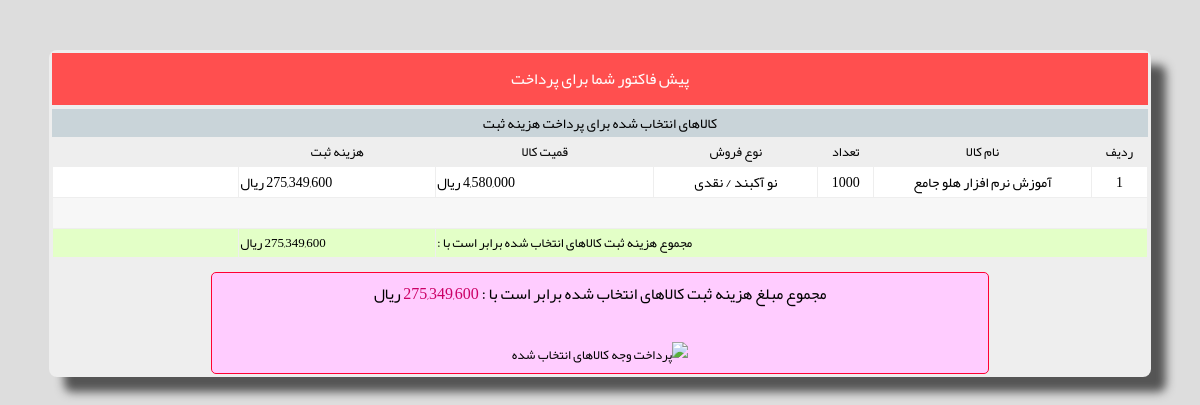
The app's page /admin_pay_bach_price_step2.php (signed in) with its own data.
### tables this page shows
CREATE TABLE `tbl_item_info` (
  `auto_id` int(11) NOT NULL AUTO_INCREMENT,
  `f1` int(11) NOT NULL DEFAULT '0',
  `f2` int(11) NOT NULL DEFAULT '0',
  `f3` varchar(500) NOT NULL DEFAULT '',
  `f4` int(11) NOT NULL DEFAULT '0',
  `f5` varchar(50) NOT NULL DEFAULT '',
  `f6` varchar(50) NOT NULL DEFAULT '',
  `f7` varchar(100) NOT NULL DEFAULT '',
  `f8` int(11) NOT NULL DEFAULT '0',
  `f9` smallint(6) NOT NULL DEFAULT '0',
  `f10` text,
  `f11` varchar(255) DEFAULT NULL,
  `f12` text,
  `f13` varchar(255) DEFAULT NULL,
  `f14` text,
  `f15` varchar(1) NOT NULL DEFAULT '1',
  `f16` bigint(20) NOT NULL DEFAULT '0',
  `f17` int(11) NOT NULL DEFAULT '1',
  `f18` int(11) NOT NULL DEFAULT '1',
  `f19` varchar(10) DEFAULT NULL,
  `f20` int(11) DEFAULT '0',
  `f21` int(11) NOT NULL DEFAULT '1',
  `f22` int(11) NOT NULL DEFAULT '0',
  `f23` varchar(1) NOT NULL DEFAULT '0',
  `f24` text,
  `f25` varchar(100) DEFAULT '',
  `f26` int(11) NOT NULL DEFAULT '0',
  `f27` varchar(20) DEFAULT '0,0',
  `f28` varchar(20) DEFAULT '0,0',
  `f29` varchar(20) DEFAULT '0,0',
  `f30` varchar(20) DEFAULT '0,0',
  `f31` varchar(20) DEFAULT '0,0',
  PRIMARY KEY (`auto_id`)
);

CREATE TABLE `tbl_item_reg_d_factor_t` (
  `auto_id` int(11) NOT NULL AUTO_INCREMENT,
  `f1` int(11) NOT NULL DEFAULT '0',
  `f2` int(11) NOT NULL DEFAULT '0',
  `f3` int(11) NOT NULL DEFAULT '0',
  `f4` smallint(6) NOT NULL DEFAULT '0',
  `f5` int(11) NOT NULL DEFAULT '1',
  `f6` varchar(1) NOT NULL DEFAULT '1',
  `f7` varchar(1) NOT NULL DEFAULT '1',
  PRIMARY KEY (`auto_id`)
);

### connect.php (called while the page is built, shortened)
<?php ob_start(); session_start();
 function pool($price)
{
	$p_len=strlen($price);
	if ($p_len>3)
	{
		$cur_pos=$p_len;
		$new_price="";
		while($cur_pos-3>0)
		{
			$new_price=substr($price,$cur_pos-3,3).",".$new_price;
			$cur_pos-=3;
		}
		$new_price=substr($price,0,$cur_pos).",".$new_price;
		$new_price=substr($new_price,0,strlen($new_price)-1);
		return $new_price;
	}
	return $price;
}
?>

### admin_pay_bach_price_step2.php (the view, shortened to what this page needs)
<?php include "header_admin_page.php";
$form_title="پیش فاکتور شما برای پرداخت";
?>
<body>
<p>&nbsp;</p>
<div align="center">
<div class="main_form">
<form method="POST" action="admin_user_reg_item_step4.php" name="frm1" id="frm1">
	<table class="tbl_1_border" dir="rtl">
						<tr>
						<td align="center" width="100%"  colspan="4"><div class="cell_header"><?php print $form_title?></div></td>
				</tr>
<tr>
<td align=center width=100%>
<table border="0" width="100%" id="tbl_factor" cellpadding=1px cellspacing=1px>
									<caption>کالاهای انتخاب شده برای پرداخت هزینه ثبت</caption>
										<tr>
											<th align="center" width="5%">ردیف</th>
											<th align="right" width="20%">نام
											کالا</th>
											<th align="right" width="5%">تعداد </th>
											<th align="right" width="15%">
											نوع فروش</th>
											<th align="right" width="20%">قمیت
											کالا</th>
											<th align="right" width="18%">هزینه
											ثبت</th>
											<th align="center" width="17%">&nbsp;</th>
										</tr>
<?php
$str_sql="SELECT
  `tbl_item_reg_d_factor_t`.`f2`, `tbl_item_reg_d_factor_t`.`f3`,
  `tbl_item_reg_d_factor_t`.`f4`, `tbl_item_reg_d_factor_t`.`f5`,
  `tbl_item_reg_d_factor_t`.`f6`, `tbl_item_reg_d_factor_t`.`f7`,
  `tbl_item_info`.`f3` as item_name
FROM
  `tbl_item_info` RIGHT JOIN
  `tbl_item_reg_d_factor_t` ON `tbl_item_reg_d_factor_t`.`f2` =
    `tbl_item_info`.`auto_id` where `tbl_item_reg_d_factor_t`.`f1`='$_SESSION[s_user_id]' order by `tbl_item_reg_d_factor_t`.`auto_id`  ";
$re2 = mysql_query($str_sql);
		$sum_fact=0;
		$i=1;
		while($row2= mysql_fetch_array($re2))
		{
			$sum_fact=$sum_fact+$row2["f5"];
		if($row2[f6]==1)
			$item_type="نو آکبند";
		if($row2[f7]==1)
			$item_sell_type="نقدی";else $item_sell_type="مزایده";
		?>
										<tr>
											<td align="center" width="5%"><?php print $i++?></td>
											<td align="center" width="20%"><?php print $row2["item_name"]?></td>
											<td align="center" width="5%"><?php print $row2["f4"]?></td>
											<td align="center" width="15%"><?php print $item_type." / ".$item_sell_type?></td>
											<td align="left" width="20%"><?php print  pool($row2["f3"])?> 	ریال</td>
											<td align="left" width="18%"><?php print pool($row2["f5"])?> ریال</td>
											<td align="center" width="17%">
											</td>
										</tr>
<?php } ?>
										<tr >
											<td align="left" width="100%" colspan="7" >&nbsp;
											</td>
										</tr>
										<tr >
											<td align="left" width="65%" colspan="5" class="sum_fact">
											مجموع هزینه ثبت کالاهای انتخاب شده برابر است با :</td>
											<td align="center" width="15%" class="sum_fact"><?php print pool($sum_fact)?> ریال</td>
											<td align="center" width="20%" class="sum_fact"></td>
										</tr>
									</table>
</td></tr>
						<tr>
						<td align="center" width="100%"  colspan="4">
						<div class="pish_factor">
						<?php
					    	if($sum_fact>0)
    						{
								print "مجموع مبلغ هزینه ثبت کالاهای انتخاب شده برابر است با : "."<font color=#CC0066>".pool($sum_fact)."</font> ریال <br><br>";
							?>
								<input type=image src="images/mellat.png" name="btn_pay" value="پرداخت وجه کالاهای انتخاب شده">
								</div>
						<?php }
							else
							{
								print "هیچ کالایی برای پرداخت انتخاب نشده است"."<p>";
								print "<input type=button name='btn_back' value='بازگشت به لیست کالاها' onclick=window.location.href='admin_pay_bach_price.php'>";
							}
						?>
					</td>
						</tr>
	</table>
	</form>
</div>
</div>
</body>

### css/admin_style.css (style rules this page uses)
p,table,td { font-family:WebYekan;font-size:14px;color:#000;font-weight:400 }
input,select,textarea { font-family:WebYekan;font-size:13px;color:#000 }
BODY { font-family:WebYekan;font-size:14px;color:#000;font-weight:400;background-color:#ddd;scrollbar-face-color:#E1E7EA;scrollbar-shadow-color:#E1E7EA;scrollbar-base-color:#E1E7EA;scrollbar-track-color:#E1E7EA;scrollbar-arrow-color:#8DA6B8 }
.main_form { background:#eee;box-shadow:15px 15px 10px #555;border-radius:8px;width:93%;text-align:center }
.tbl_1_border { border:0;direction:rt;width:100% }
.cell_header { text-align:center;font-size:16px;background:#FF4F4F;color:#fff;font-weight:400;padding:10px }
table #tbl_factor caption { background-color:#C9D4D9;color:#000;text-align:center;font-weight:400;font-size:14px }
table #tbl_factor th { background-color:#EEE;color:#000;text-align:center;font-weight:400;font-size:13px }
.sum_fact { background-color:#E3FFC7;color:#000;text-align:left;font-weight:400;font-size:13px }
table #tbl_factor tr:nth-child(even) { background-color:#fff;text-align:center;width:250px;font-size:12px }
table #tbl_factor tr:nth-child(odd) { background-color:#F7F7F7;text-align:center;width:250px;font-size:12px }
.pish_factor { margin-top:10px;padding:5px;width:70%;border-radius:5px;background:#FCF;border:1px solid #F03;text-align:center;font-weight:normaler;font-size:16px }

### records on screen
tbl_item_info: f3 "آموزش نرم افزار هلو جامع", tbl_item_reg_d_factor_t.f4 "1000", tbl_item_reg_d_factor_t.f6 "نو آکبند", tbl_item_reg_d_factor_t.f7 "نقدی", tbl_item_reg_d_factor_t.f5 "275,349,600"

### other values on screen
$form_title "پیش فاکتور شما برای پرداخت"
pool($sum_fact) "275,349,600"
